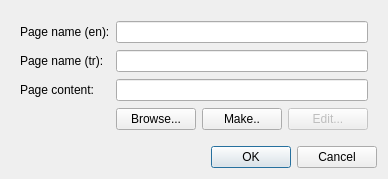
<?xml version="1.0" encoding="UTF-8"?>
<ui version="4.0">
 <class>Dialog</class>
 <widget class="QDialog" name="Dialog">
  <property name="geometry">
   <rect>
    <x>0</x>
    <y>0</y>
    <width>382</width>
    <height>179</height>
   </rect>
  </property>
  <property name="sizePolicy">
   <sizepolicy hsizetype="Fixed" vsizetype="Fixed">
    <horstretch>0</horstretch>
    <verstretch>0</verstretch>
   </sizepolicy>
  </property>
  <property name="windowTitle">
   <string>Dialog</string>
  </property>
  <layout class="QVBoxLayout" name="verticalLayout">
   <item>
    <widget class="QWidget" name="widget" native="true">
     <layout class="QGridLayout" name="lContent">
      <item row="2" column="0">
       <widget class="QLabel" name="label_2">
        <property name="text">
         <string>Page content:</string>
        </property>
       </widget>
      </item>
      <item row="0" column="1">
       <widget class="QLineEdit" name="lePageNameEn"/>
      </item>
      <item row="2" column="1">
       <widget class="QLineEdit" name="lePageContentFileName">
        <property name="readOnly">
         <bool>true</bool>
        </property>
       </widget>
      </item>
      <item row="0" column="0">
       <widget class="QLabel" name="label">
        <property name="text">
         <string>Page name (en):</string>
        </property>
       </widget>
      </item>
      <item row="1" column="1">
       <widget class="QLineEdit" name="lePageNameTr"/>
      </item>
      <item row="1" column="0">
       <widget class="QLabel" name="label_3">
        <property name="text">
         <string>Page name (tr):</string>
        </property>
       </widget>
      </item>
      <item row="3" column="1">
       <layout class="QHBoxLayout" name="hlPageContetntControls">
        <item>
         <widget class="QPushButton" name="pbChoosePage">
          <property name="sizePolicy">
           <sizepolicy hsizetype="Fixed" vsizetype="Fixed">
            <horstretch>0</horstretch>
            <verstretch>0</verstretch>
           </sizepolicy>
          </property>
          <property name="text">
           <string>Browse...</string>
          </property>
         </widget>
        </item>
        <item>
         <widget class="QPushButton" name="pbMakePage">
          <property name="sizePolicy">
           <sizepolicy hsizetype="Fixed" vsizetype="Fixed">
            <horstretch>0</horstretch>
            <verstretch>0</verstretch>
           </sizepolicy>
          </property>
          <property name="text">
           <string>Make..</string>
          </property>
         </widget>
        </item>
        <item>
         <widget class="QPushButton" name="pbEditPage">
          <property name="enabled">
           <bool>false</bool>
          </property>
          <property name="text">
           <string>Edit...</string>
          </property>
         </widget>
        </item>
       </layout>
      </item>
     </layout>
    </widget>
   </item>
   <item>
    <widget class="QDialogButtonBox" name="buttonBox">
     <property name="orientation">
      <enum>Qt::Horizontal</enum>
     </property>
     <property name="standardButtons">
      <set>QDialogButtonBox::Cancel|QDialogButtonBox::Ok</set>
     </property>
    </widget>
   </item>
  </layout>
 </widget>
 <resources/>
 <connections>
  <connection>
   <sender>buttonBox</sender>
   <signal>accepted()</signal>
   <receiver>Dialog</receiver>
   <slot>accept()</slot>
   <hints>
    <hint type="sourcelabel">
     <x>248</x>
     <y>254</y>
    </hint>
    <hint type="destinationlabel">
     <x>157</x>
     <y>274</y>
    </hint>
   </hints>
  </connection>
  <connection>
   <sender>buttonBox</sender>
   <signal>rejected()</signal>
   <receiver>Dialog</receiver>
   <slot>reject()</slot>
   <hints>
    <hint type="sourcelabel">
     <x>316</x>
     <y>260</y>
    </hint>
    <hint type="destinationlabel">
     <x>286</x>
     <y>274</y>
    </hint>
   </hints>
  </connection>
 </connections>
</ui>
